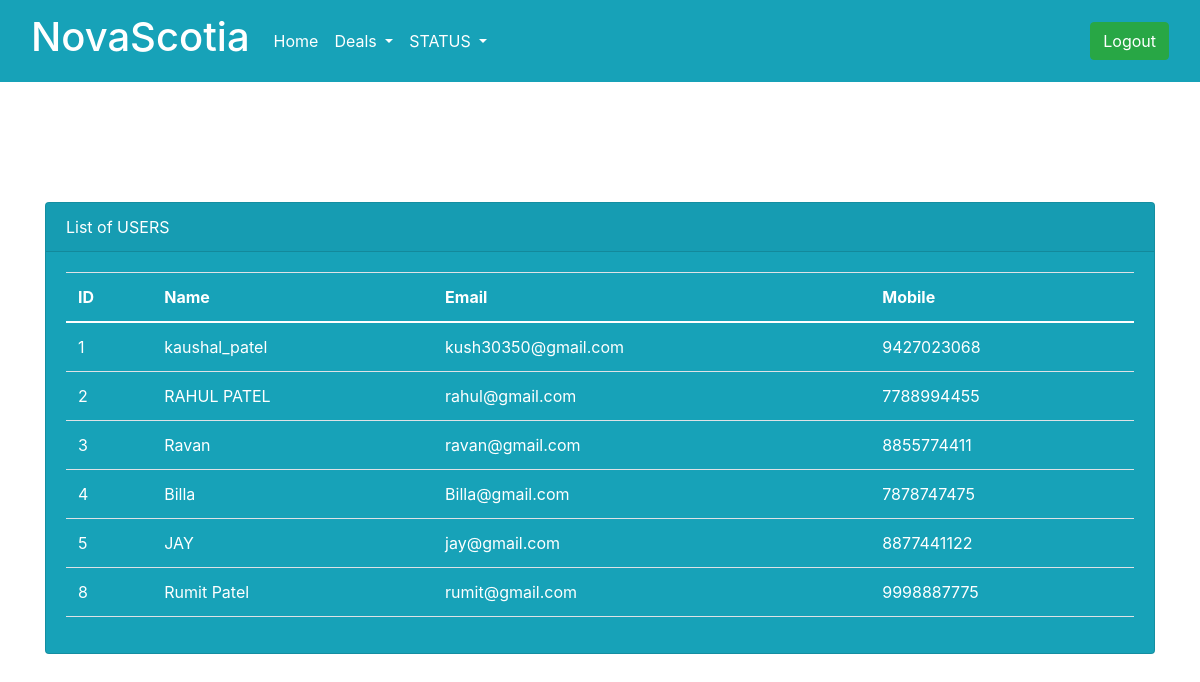
/home_admin/ (signed in), run on the app's committed database.
### bank/models.py (models this page shows)
class Customer(models.Model):
    name = models.CharField(max_length=50, default="")
    email = models.EmailField(unique=True)
    mobile = models.IntegerField(unique=True)
    password = models.CharField(max_length=50)
    def __str__(self):
        return self.name

### NovaScotia/views.py (the view)
# urls.py: path('home_admin/', views.home_admin, name='home_admin'),
def home_admin(request):
    if request.session.has_key('email'):
        z = Customer.objects.all()
        print(z)
        return render(request, 'admin_base.html', {'z': z})
    else:
        return redirect('/login_admin/')

### NovaScotia/templates/admin_base.html
{%extends 'base1.html'%}
{%load static%}
{%block data%}
    <div class="container">
        <br><br><br><br><br>
        <div class="card text-white bg-info">
            <div class="card-header">
                List of USERS
            </div>
            <div class="card-body text-white">
                <table class="table text-white table-bordered-dark">
                    <thead>
                        <tr>
                            <th>ID</th>
                            <th>Name</th>
                            <th>Email</th>
                            <th>Mobile</th>
                        </tr>
                    </thead>
                    <tbody>
                        {% for i in z%}
                        <tr>
                            <td>{{i.id}}</td>
                            <td>{{i.name}}</td>
                            <td>{{i.email}}</td>
                            <td>{{i.mobile}}</td>
                        </tr>
                        {%endfor%}
                    </tbody>
                </table>
            </div>
        </div>
    </div>
{%endblock%}

### data on the page
Customer: id "1", name "kaushal_patel", email "kush30350@gmail.com", mobile "9427023068"
Customer: id "2", name "RAHUL PATEL", email "rahul@gmail.com", mobile "7788994455"
Customer: id "3", name "Ravan", email "ravan@gmail.com", mobile "8855774411"
Customer: id "4", name "Billa", email "Billa@gmail.com", mobile "7878747475"
Customer: id "5", name "JAY", email "jay@gmail.com", mobile "8877441122"
Customer: id "8", name "Rumit Patel", email "rumit@gmail.com", mobile "9998887775"
